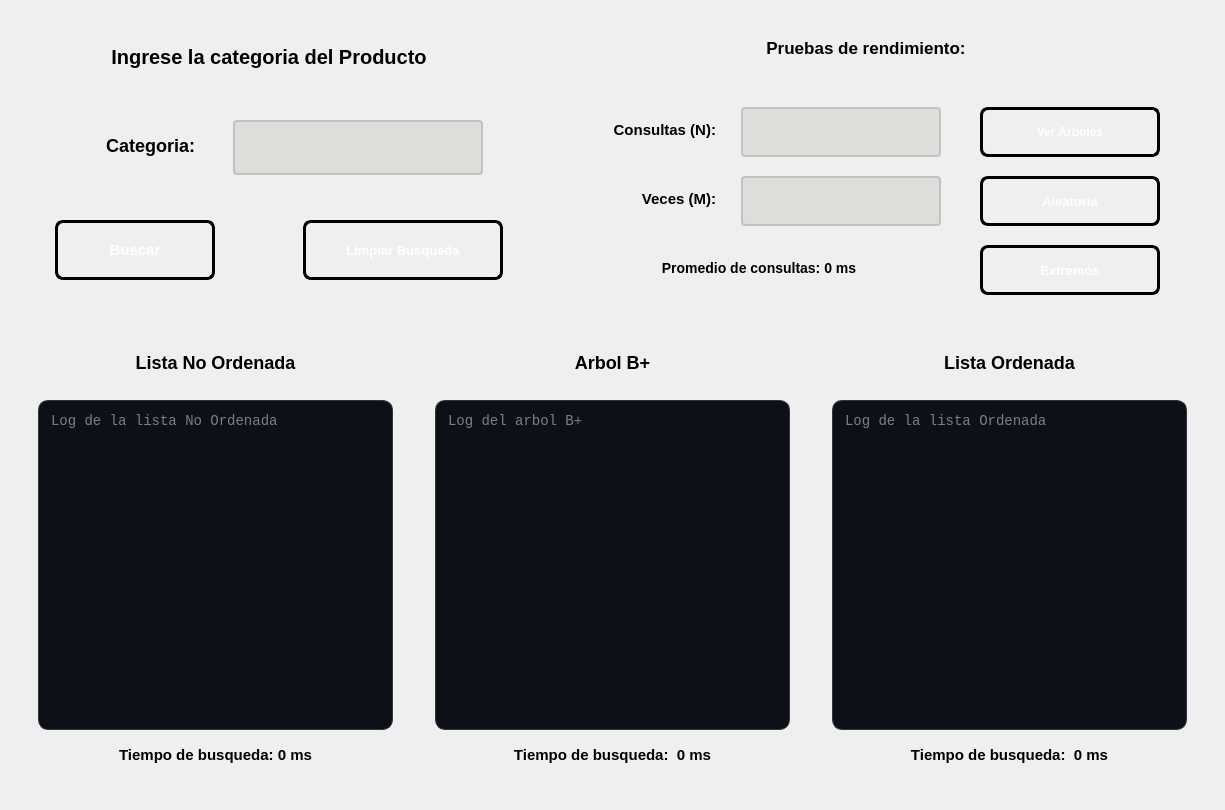
<?xml version="1.0" encoding="UTF-8"?>
<ui version="4.0">
 <class>PantallaBuscarPorCategoria</class>
 <widget class="QWidget" name="PantallaBuscarPorCategoria">
  <property name="geometry">
   <rect>
    <x>0</x>
    <y>0</y>
    <width>1225</width>
    <height>810</height>
   </rect>
  </property>
  <property name="windowTitle">
   <string>Form</string>
  </property>
  <layout class="QVBoxLayout" name="verticalLayout">
   <item>
    <widget class="QWidget" name="widget_3" native="true">
     <property name="minimumSize">
      <size>
       <width>300</width>
       <height>310</height>
      </size>
     </property>
     <property name="maximumSize">
      <size>
       <width>16777215</width>
       <height>300</height>
      </size>
     </property>
     <layout class="QHBoxLayout" name="horizontalLayout">
      <item>
       <widget class="QWidget" name="widget_16" native="true">
        <property name="minimumSize">
         <size>
          <width>520</width>
          <height>200</height>
         </size>
        </property>
        <property name="maximumSize">
         <size>
          <width>520</width>
          <height>16777215</height>
         </size>
        </property>
        <layout class="QVBoxLayout" name="verticalLayout_2">
         <item>
          <widget class="QLabel" name="labelEntrada">
           <property name="minimumSize">
            <size>
             <width>480</width>
             <height>50</height>
            </size>
           </property>
           <property name="maximumSize">
            <size>
             <width>480</width>
             <height>50</height>
            </size>
           </property>
           <property name="styleSheet">
            <string notr="true">QLabel#labelEntrada {        
 
    color: qlineargradient(x1:0, y1:0, x2:1, y2:1, 
	stop:0 rgb(0, 0, 0), 
	stop:1 rgb(77, 5, 57));

  	 font-size: 20px;
    font-weight: bold;
    font-family: &quot;Segoe UI&quot;, Arial;
    
    background: transparent;
    padding: 2px;
    margin-bottom: 5px;
}

</string>
           </property>
           <property name="text">
            <string>Ingrese la categoria del Producto</string>
           </property>
           <property name="alignment">
            <set>Qt::AlignmentFlag::AlignCenter</set>
           </property>
          </widget>
         </item>
         <item>
          <widget class="QWidget" name="widget_4" native="true">
           <layout class="QVBoxLayout" name="verticalLayout_3">
            <item>
             <widget class="QWidget" name="widget_2" native="true">
              <property name="minimumSize">
               <size>
                <width>480</width>
                <height>80</height>
               </size>
              </property>
              <property name="maximumSize">
               <size>
                <width>480</width>
                <height>16777215</height>
               </size>
              </property>
              <layout class="QHBoxLayout" name="horizontalLayout_3">
               <item>
                <widget class="QLabel" name="labelCategoria">
                 <property name="minimumSize">
                  <size>
                   <width>130</width>
                   <height>60</height>
                  </size>
                 </property>
                 <property name="maximumSize">
                  <size>
                   <width>130</width>
                   <height>16777215</height>
                  </size>
                 </property>
                 <property name="styleSheet">
                  <string notr="true">QLabel#labelCategoria {        
 
    color: qlineargradient(x1:0, y1:0, x2:1, y2:1, 
	stop:0 rgb(0, 0, 0), 
	stop:1 rgb(8, 2, 48));

  	 font-size: 18px;
    font-weight: bold;
    font-family: &quot;Segoe UI&quot;, Arial;
    
    background: transparent;
    padding: 2px;
    margin-bottom: 5px;
}

</string>
                 </property>
                 <property name="text">
                  <string>Categoria:</string>
                 </property>
                 <property name="alignment">
                  <set>Qt::AlignmentFlag::AlignRight|Qt::AlignmentFlag::AlignTrailing|Qt::AlignmentFlag::AlignVCenter</set>
                 </property>
                </widget>
               </item>
               <item>
                <widget class="QLineEdit" name="textCategoria">
                 <property name="minimumSize">
                  <size>
                   <width>250</width>
                   <height>55</height>
                  </size>
                 </property>
                 <property name="maximumSize">
                  <size>
                   <width>250</width>
                   <height>16777215</height>
                  </size>
                 </property>
                 <property name="styleSheet">
                  <string notr="true">QLineEdit#textCategoria {
    border: 2px solid #bdc3c7;
    border-radius: 4px;
    padding: 5px 10px;
    background-color: rgb(222, 221, 218);
	font-size: 15px;
    color: black;
    selection-background-color: #3498db;
}

QLineEdit#textCategoria:focus {
    border: 2px solid #3498db;
    background-color: #ffffff;
}

QLineEdit#textCategoria:disabled {
    background-color: rgba(0, 0, 0, 50);
    color: rgba(255, 255, 255, 60);      
    border: 1px dashed rgba(255, 255, 255, 30); 
}</string>
                 </property>
                </widget>
               </item>
              </layout>
             </widget>
            </item>
            <item>
             <widget class="QWidget" name="widget_6" native="true">
              <property name="minimumSize">
               <size>
                <width>260</width>
                <height>80</height>
               </size>
              </property>
              <property name="maximumSize">
               <size>
                <width>500</width>
                <height>300</height>
               </size>
              </property>
              <layout class="QHBoxLayout" name="horizontalLayout_4">
               <item>
                <widget class="QPushButton" name="btnBuscar">
                 <property name="minimumSize">
                  <size>
                   <width>160</width>
                   <height>60</height>
                  </size>
                 </property>
                 <property name="maximumSize">
                  <size>
                   <width>160</width>
                   <height>16777215</height>
                  </size>
                 </property>
                 <property name="styleSheet">
                  <string notr="true">QPushButton#btnBuscar {
    background-color: qlineargradient(spread:pad, x1:0, y1:0, x2:1, y2:1, 
                        stop:0 rgb(50, 143, 42), 
                        stop:1 rgb(255, 163, 72));
    
    border: 3px solid black;
    border-radius: 8px;
    
    color: white;
    font-family: &quot;Arial Black&quot;, Gadget, sans-serif;
    font-size: 15px;
    font-weight: bold;
    text-transform: uppercase;
    
    padding: 10px 25px;
}

QPushButton#btnBuscar:hover {
    background-color: qlineargradient(spread:pad, x1:0, y1:0, x2:1, y2:1, 
                        stop:0 rgb(77, 5, 57), 
                        stop:1 rgb(143, 240, 164));
    border-color: #f1c40f;
}


QPushButton#btnBuscar:pressed {
    background-color: #2c3e50;
    padding-top: 12px;
    padding-left: 27px;
}</string>
                 </property>
                 <property name="text">
                  <string>Buscar</string>
                 </property>
                </widget>
               </item>
               <item>
                <widget class="QWidget" name="widget_12" native="true">
                 <property name="minimumSize">
                  <size>
                   <width>60</width>
                   <height>0</height>
                  </size>
                 </property>
                 <property name="maximumSize">
                  <size>
                   <width>60</width>
                   <height>16777215</height>
                  </size>
                 </property>
                </widget>
               </item>
               <item>
                <widget class="QPushButton" name="btnLimpiar">
                 <property name="minimumSize">
                  <size>
                   <width>200</width>
                   <height>60</height>
                  </size>
                 </property>
                 <property name="maximumSize">
                  <size>
                   <width>200</width>
                   <height>16777215</height>
                  </size>
                 </property>
                 <property name="styleSheet">
                  <string notr="true">QPushButton#btnLimpiar {
    background-color: qlineargradient(spread:pad, x1:0, y1:0, x2:1, y2:1, 
                        stop:0 rgb(198, 70, 0), 
                        stop:1 rgb(192, 97, 203));
    
    border: 3px solid black;
    border-radius: 8px;
    
    color: white;
    font-family: &quot;Arial Black&quot;, Gadget, sans-serif;
    font-size: 13px;
    font-weight: bold;
    text-transform: uppercase;
    
    padding: 10px 25px;
}

QPushButton#btnLimpiar:hover {
    background-color: qlineargradient(spread:pad, x1:0, y1:0, x2:1, y2:1, 
                        stop:0 rgb(77, 5, 57), 
                        stop:1 rgb(143, 240, 164));
    border-color: #f1c40f;
}


QPushButton#btnLimpiar:pressed {
    background-color: #2c3e50;
    padding-top: 12px;
    padding-left: 27px;
}</string>
                 </property>
                 <property name="text">
                  <string>Limpiar Busqueda</string>
                 </property>
                </widget>
               </item>
              </layout>
             </widget>
            </item>
           </layout>
          </widget>
         </item>
        </layout>
       </widget>
      </item>
      <item>
       <widget class="QWidget" name="widget_5" native="true">
        <property name="minimumSize">
         <size>
          <width>500</width>
          <height>230</height>
         </size>
        </property>
        <layout class="QVBoxLayout" name="verticalLayout_4">
         <property name="leftMargin">
          <number>5</number>
         </property>
         <property name="topMargin">
          <number>5</number>
         </property>
         <property name="rightMargin">
          <number>5</number>
         </property>
         <property name="bottomMargin">
          <number>5</number>
         </property>
         <item>
          <widget class="QLabel" name="labelPruebas">
           <property name="minimumSize">
            <size>
             <width>630</width>
             <height>40</height>
            </size>
           </property>
           <property name="maximumSize">
            <size>
             <width>630</width>
             <height>40</height>
            </size>
           </property>
           <property name="styleSheet">
            <string notr="true">QLabel#labelPruebas {        
 
    color: qlineargradient(x1:0, y1:0, x2:1, y2:1, 
	stop:0 rgb(0, 0, 0), 
	stop:1 rgb(77, 5, 57));

  	 font-size: 17px;
    font-weight: bold;
    font-family: &quot;Segoe UI&quot;, Arial;
    
    background: transparent;
    padding: 2px;
    margin-bottom: 5px;
}

</string>
           </property>
           <property name="text">
            <string>Pruebas de rendimiento:</string>
           </property>
           <property name="alignment">
            <set>Qt::AlignmentFlag::AlignCenter</set>
           </property>
          </widget>
         </item>
         <item>
          <widget class="QWidget" name="widget_7" native="true">
           <property name="minimumSize">
            <size>
             <width>500</width>
             <height>250</height>
            </size>
           </property>
           <layout class="QHBoxLayout" name="horizontalLayout_5">
            <item>
             <widget class="QWidget" name="widget_8" native="true">
              <property name="minimumSize">
               <size>
                <width>350</width>
                <height>200</height>
               </size>
              </property>
              <layout class="QVBoxLayout" name="verticalLayout_8">
               <item>
                <layout class="QHBoxLayout" name="horizontalLayout_7">
                 <item>
                  <widget class="QLabel" name="labelConsultas">
                   <property name="minimumSize">
                    <size>
                     <width>140</width>
                     <height>50</height>
                    </size>
                   </property>
                   <property name="maximumSize">
                    <size>
                     <width>140</width>
                     <height>50</height>
                    </size>
                   </property>
                   <property name="styleSheet">
                    <string notr="true">QLabel#labelConsultas {        
 
    color: qlineargradient(x1:0, y1:0, x2:1, y2:1, 
	stop:0 rgb(0, 0, 0), 
	stop:1 rgb(8, 2, 48));

  	 font-size: 15px;
    font-weight: bold;
    font-family: &quot;Segoe UI&quot;, Arial;
    
    background: transparent;
    padding: 2px;
    margin-bottom: 5px;
}

</string>
                   </property>
                   <property name="text">
                    <string>Consultas (N):</string>
                   </property>
                   <property name="alignment">
                    <set>Qt::AlignmentFlag::AlignRight|Qt::AlignmentFlag::AlignTrailing|Qt::AlignmentFlag::AlignVCenter</set>
                   </property>
                  </widget>
                 </item>
                 <item>
                  <widget class="QLineEdit" name="textConsulta">
                   <property name="minimumSize">
                    <size>
                     <width>200</width>
                     <height>50</height>
                    </size>
                   </property>
                   <property name="maximumSize">
                    <size>
                     <width>200</width>
                     <height>50</height>
                    </size>
                   </property>
                   <property name="styleSheet">
                    <string notr="true">QLineEdit#textConsulta {
    border: 2px solid #bdc3c7;
    border-radius: 4px;
    padding: 5px 10px;
    background-color: rgb(222, 221, 218);
	font-size: 15px;
    color: black;
    selection-background-color: #3498db;
}

QLineEdit#textConsulta:focus {
    border: 2px solid #3498db;
    background-color: #ffffff;
}

QLineEdit#textConsulta:disabled {
    background-color: rgba(0, 0, 0, 50);
    color: rgba(255, 255, 255, 60);      
    border: 1px dashed rgba(255, 255, 255, 30); 
}</string>
                   </property>
                  </widget>
                 </item>
                </layout>
               </item>
               <item>
                <layout class="QHBoxLayout" name="horizontalLayout_6">
                 <item>
                  <widget class="QLabel" name="labelVeces">
                   <property name="minimumSize">
                    <size>
                     <width>140</width>
                     <height>50</height>
                    </size>
                   </property>
                   <property name="maximumSize">
                    <size>
                     <width>140</width>
                     <height>50</height>
                    </size>
                   </property>
                   <property name="styleSheet">
                    <string notr="true">QLabel#labelVeces {        
 
    color: qlineargradient(x1:0, y1:0, x2:1, y2:1, 
	stop:0 rgb(0, 0, 0), 
	stop:1 rgb(8, 2, 48));

  	 font-size: 15px;
    font-weight: bold;
    font-family: &quot;Segoe UI&quot;, Arial;
    
    background: transparent;
    padding: 2px;
    margin-bottom: 5px;
}

</string>
                   </property>
                   <property name="text">
                    <string>Veces (M):</string>
                   </property>
                   <property name="alignment">
                    <set>Qt::AlignmentFlag::AlignRight|Qt::AlignmentFlag::AlignTrailing|Qt::AlignmentFlag::AlignVCenter</set>
                   </property>
                  </widget>
                 </item>
                 <item>
                  <widget class="QLineEdit" name="textVeces">
                   <property name="minimumSize">
                    <size>
                     <width>200</width>
                     <height>50</height>
                    </size>
                   </property>
                   <property name="maximumSize">
                    <size>
                     <width>200</width>
                     <height>50</height>
                    </size>
                   </property>
                   <property name="styleSheet">
                    <string notr="true">QLineEdit#textVeces {
    border: 2px solid #bdc3c7;
    border-radius: 4px;
    padding: 5px 10px;
    background-color: rgb(222, 221, 218);
	font-size: 15px;
    color: black;
    selection-background-color: #3498db;
}

QLineEdit#textVeces:focus {
    border: 2px solid #3498db;
    background-color: #ffffff;
}

QLineEdit#textVeces:disabled {
    background-color: rgba(0, 0, 0, 50);
    color: rgba(255, 255, 255, 60);      
    border: 1px dashed rgba(255, 255, 255, 30); 
}</string>
                   </property>
                  </widget>
                 </item>
                </layout>
               </item>
               <item>
                <widget class="QLabel" name="labelPromedio">
                 <property name="minimumSize">
                  <size>
                   <width>380</width>
                   <height>50</height>
                  </size>
                 </property>
                 <property name="maximumSize">
                  <size>
                   <width>380</width>
                   <height>50</height>
                  </size>
                 </property>
                 <property name="styleSheet">
                  <string notr="true">QLabel#labelPromedio {        
 
    color: qlineargradient(x1:0, y1:0, x2:1, y2:1, 
	stop:0 rgb(0, 0, 0), 
	stop:1 rgb(8, 2, 48));

  	 font-size: 14px;
    font-weight: bold;
    font-family: &quot;Segoe UI&quot;, Arial;
    
    background: transparent;
    padding: 2px;
    margin-bottom: 5px;
}

</string>
                 </property>
                 <property name="text">
                  <string>Promedio de consultas: 0 ms</string>
                 </property>
                 <property name="alignment">
                  <set>Qt::AlignmentFlag::AlignCenter</set>
                 </property>
                </widget>
               </item>
              </layout>
             </widget>
            </item>
            <item>
             <widget class="QWidget" name="widget_13" native="true">
              <property name="minimumSize">
               <size>
                <width>220</width>
                <height>200</height>
               </size>
              </property>
              <property name="maximumSize">
               <size>
                <width>180</width>
                <height>16777215</height>
               </size>
              </property>
              <layout class="QVBoxLayout" name="verticalLayout_9">
               <item>
                <widget class="QPushButton" name="btnVerArboles">
                 <property name="minimumSize">
                  <size>
                   <width>180</width>
                   <height>50</height>
                  </size>
                 </property>
                 <property name="maximumSize">
                  <size>
                   <width>180</width>
                   <height>50</height>
                  </size>
                 </property>
                 <property name="styleSheet">
                  <string notr="true">QPushButton#btnVerArboles {
    background-color: qlineargradient(spread:pad, x1:0, y1:0, x2:1, y2:1, 
                        stop:0 rgb(8, 2, 48), 
                        stop:1 rgb(255, 163, 72));
    
    border: 3px solid black;
    border-radius: 8px;
    
    color: white;
    font-family: &quot;Arial Black&quot;, Gadget, sans-serif;
    font-size: 12px;
    font-weight: bold;
    text-transform: uppercase;
    
    padding: 10px 25px;
}

QPushButton#btnVerArboles:hover {
    background-color: qlineargradient(spread:pad, x1:0, y1:0, x2:1, y2:1, 
                        stop:0 rgb(38, 13, 173), 
                        stop:1 rgb(87, 227, 137));
    border-color: #f1c40f;
}


QPushButton#btnVerArboles:pressed {
    background-color: #2c3e50;
    padding-top: 12px;
    padding-left: 27px;
}</string>
                 </property>
                 <property name="text">
                  <string>Ver Arboles</string>
                 </property>
                </widget>
               </item>
               <item>
                <widget class="QPushButton" name="btnAleatorio">
                 <property name="minimumSize">
                  <size>
                   <width>180</width>
                   <height>50</height>
                  </size>
                 </property>
                 <property name="maximumSize">
                  <size>
                   <width>180</width>
                   <height>50</height>
                  </size>
                 </property>
                 <property name="styleSheet">
                  <string notr="true">QPushButton#btnAleatorio {
    background-color: qlineargradient(spread:pad, x1:0, y1:0, x2:1, y2:1, 
                        stop:0 rgb(255, 120, 0), 
                        stop:1 rgb(38, 162, 105));
    
    border: 3px solid black;
    border-radius: 8px;
    
    color: white;
    font-family: &quot;Arial Black&quot;, Gadget, sans-serif;
    font-size: 13px;
    font-weight: bold;
    text-transform: uppercase;
    
    padding: 10px 25px;
}

QPushButton#btnAleatorio:hover {
    background-color: qlineargradient(spread:pad, x1:0, y1:0, x2:1, y2:1, 
                        stop:0 rgb(77, 5, 57), 
                        stop:1 rgb(143, 240, 164));
    border-color: #f1c40f;
}


QPushButton#btnAleatorio:pressed {
    background-color: #2c3e50;
    padding-top: 12px;
    padding-left: 27px;
}</string>
                 </property>
                 <property name="text">
                  <string>Aleatoria</string>
                 </property>
                </widget>
               </item>
               <item>
                <widget class="QPushButton" name="btnExtremos">
                 <property name="minimumSize">
                  <size>
                   <width>180</width>
                   <height>50</height>
                  </size>
                 </property>
                 <property name="maximumSize">
                  <size>
                   <width>180</width>
                   <height>50</height>
                  </size>
                 </property>
                 <property name="styleSheet">
                  <string notr="true">QPushButton#btnExtremos {
    background-color: qlineargradient(spread:pad, x1:0, y1:0, x2:1, y2:1, 
                        stop:0 rgb(255, 120, 0), 
                        stop:1 rgb(77, 5, 57));
    
    border: 3px solid black;
    border-radius: 8px;
    
    color: white;
    font-family: &quot;Arial Black&quot;, Gadget, sans-serif;
    font-size: 13px;
    font-weight: bold;
    text-transform: uppercase;
    
    padding: 10px 25px;
}

QPushButton#btnExtremos:hover {
    background-color: qlineargradient(spread:pad, x1:0, y1:0, x2:1, y2:1, 
                        stop:0 rgb(77, 5, 57), 
                        stop:1 rgb(143, 240, 164));
    border-color: #f1c40f;
}


QPushButton#btnExtremos:pressed {
    background-color: #2c3e50;
    padding-top: 12px;
    padding-left: 27px;
}</string>
                 </property>
                 <property name="text">
                  <string>Extremos</string>
                 </property>
                </widget>
               </item>
              </layout>
             </widget>
            </item>
           </layout>
          </widget>
         </item>
        </layout>
       </widget>
      </item>
     </layout>
    </widget>
   </item>
   <item>
    <widget class="QWidget" name="widget" native="true">
     <property name="minimumSize">
      <size>
       <width>450</width>
       <height>300</height>
      </size>
     </property>
     <property name="maximumSize">
      <size>
       <width>16777215</width>
       <height>4500</height>
      </size>
     </property>
     <property name="styleSheet">
      <string notr="true"/>
     </property>
     <layout class="QHBoxLayout" name="horizontalLayout_2">
      <item>
       <widget class="QWidget" name="textListaOrdenada_2" native="true">
        <property name="minimumSize">
         <size>
          <width>290</width>
          <height>260</height>
         </size>
        </property>
        <layout class="QVBoxLayout" name="verticalLayout_6">
         <item>
          <widget class="QLabel" name="labelListaNoOrdenada">
           <property name="minimumSize">
            <size>
             <width>150</width>
             <height>40</height>
            </size>
           </property>
           <property name="maximumSize">
            <size>
             <width>16777215</width>
             <height>50</height>
            </size>
           </property>
           <property name="styleSheet">
            <string notr="true">QLabel#labelListaNoOrdenada {        
 
    color: qlineargradient(x1:0, y1:0, x2:1, y2:1, 
	stop:0 rgb(0, 0, 0), 
	stop:1 rgb(77, 5, 57));

  	 font-size: 18px;
    font-weight: bold;
    font-family: &quot;Segoe UI&quot;, Arial;
    
    background: transparent;
    padding: 2px;
    margin-bottom: 5px;
}

</string>
           </property>
           <property name="text">
            <string>Lista No Ordenada</string>
           </property>
           <property name="alignment">
            <set>Qt::AlignmentFlag::AlignCenter</set>
           </property>
          </widget>
         </item>
         <item>
          <widget class="QWidget" name="widget_9" native="true">
           <property name="minimumSize">
            <size>
             <width>0</width>
             <height>400</height>
            </size>
           </property>
           <property name="maximumSize">
            <size>
             <width>16777215</width>
             <height>400</height>
            </size>
           </property>
           <layout class="QVBoxLayout" name="verticalLayout_13">
            <item>
             <widget class="QTextEdit" name="textListaNoOrdenada">
              <property name="minimumSize">
               <size>
                <width>150</width>
                <height>330</height>
               </size>
              </property>
              <property name="maximumSize">
               <size>
                <width>16777215</width>
                <height>330</height>
               </size>
              </property>
              <property name="styleSheet">
               <string notr="true">QTextEdit#textListaNoOrdenada{
    background-color: #0D1117;   
    color: #E6EDF3;               
    border: 1px solid #30363D;     
    border-radius: 10px;          
    padding: 8px;
    font-family: Consolas, monospace;
    font-size: 14px;
}</string>
              </property>
              <property name="placeholderText">
               <string>Log de la lista No Ordenada</string>
              </property>
             </widget>
            </item>
            <item>
             <widget class="QLabel" name="labelTiempoNoOrdenada">
              <property name="minimumSize">
               <size>
                <width>250</width>
                <height>50</height>
               </size>
              </property>
              <property name="maximumSize">
               <size>
                <width>16777215</width>
                <height>50</height>
               </size>
              </property>
              <property name="styleSheet">
               <string notr="true">QLabel#labelTiempoNoOrdenada {        
 
    color: qlineargradient(x1:0, y1:0, x2:1, y2:1, 
	stop:0 rgb(0, 0, 0), 
	stop:1 rgb(8, 2, 48));

  	 font-size: 15px;
    font-weight: bold;
    font-family: &quot;Segoe UI&quot;, Arial;
    
    background: transparent;
    padding: 2px;
    margin-bottom: 5px;
}

</string>
              </property>
              <property name="text">
               <string>Tiempo de busqueda: 0 ms</string>
              </property>
              <property name="alignment">
               <set>Qt::AlignmentFlag::AlignCenter</set>
              </property>
             </widget>
            </item>
           </layout>
          </widget>
         </item>
        </layout>
       </widget>
      </item>
      <item>
       <widget class="QWidget" name="widget_content_3" native="true">
        <property name="minimumSize">
         <size>
          <width>290</width>
          <height>260</height>
         </size>
        </property>
        <layout class="QVBoxLayout" name="verticalLayout_5">
         <item>
          <widget class="QLabel" name="labelArbolBMas">
           <property name="minimumSize">
            <size>
             <width>150</width>
             <height>40</height>
            </size>
           </property>
           <property name="maximumSize">
            <size>
             <width>16777215</width>
             <height>50</height>
            </size>
           </property>
           <property name="styleSheet">
            <string notr="true">QLabel#labelArbolBMas {        
 
    color: qlineargradient(x1:0, y1:0, x2:1, y2:1, 
	stop:0 rgb(0, 0, 0), 
	stop:1 rgb(77, 5, 57));

  	 font-size: 18px;
    font-weight: bold;
    font-family: &quot;Segoe UI&quot;, Arial;
    
    background: transparent;
    padding: 2px;
    margin-bottom: 5px;
}

</string>
           </property>
           <property name="text">
            <string>Arbol B+</string>
           </property>
           <property name="alignment">
            <set>Qt::AlignmentFlag::AlignCenter</set>
           </property>
          </widget>
         </item>
         <item>
          <widget class="QWidget" name="widget_10" native="true">
           <property name="minimumSize">
            <size>
             <width>0</width>
             <height>400</height>
            </size>
           </property>
           <property name="maximumSize">
            <size>
             <width>16777215</width>
             <height>400</height>
            </size>
           </property>
           <layout class="QVBoxLayout" name="verticalLayout_14">
            <item>
             <widget class="QTextEdit" name="textArbolBMas">
              <property name="minimumSize">
               <size>
                <width>260</width>
                <height>330</height>
               </size>
              </property>
              <property name="maximumSize">
               <size>
                <width>16777215</width>
                <height>330</height>
               </size>
              </property>
              <property name="styleSheet">
               <string notr="true">QTextEdit#textArbolBMas{
    background-color: #0D1117;   
    color: #E6EDF3;               
    border: 1px solid #30363D;     
    border-radius: 10px;          
    padding: 8px;
    font-family: Consolas, monospace;
    font-size: 14px;
}</string>
              </property>
              <property name="placeholderText">
               <string>Log del arbol B+</string>
              </property>
             </widget>
            </item>
            <item>
             <widget class="QLabel" name="labelTiempoBMas">
              <property name="minimumSize">
               <size>
                <width>250</width>
                <height>50</height>
               </size>
              </property>
              <property name="maximumSize">
               <size>
                <width>16777215</width>
                <height>50</height>
               </size>
              </property>
              <property name="styleSheet">
               <string notr="true">QLabel#labelTiempoBMas{        
 
    color: qlineargradient(x1:0, y1:0, x2:1, y2:1, 
	stop:0 rgb(0, 0, 0), 
	stop:1 rgb(8, 2, 48));

  	 font-size: 15px;
    font-weight: bold;
    font-family: &quot;Segoe UI&quot;, Arial;
    
    background: transparent;
    padding: 2px;
    margin-bottom: 5px;
}

</string>
              </property>
              <property name="text">
               <string>Tiempo de busqueda:  0 ms</string>
              </property>
              <property name="alignment">
               <set>Qt::AlignmentFlag::AlignCenter</set>
              </property>
             </widget>
            </item>
           </layout>
          </widget>
         </item>
        </layout>
       </widget>
      </item>
      <item>
       <widget class="QWidget" name="widget_content_4" native="true">
        <property name="minimumSize">
         <size>
          <width>290</width>
          <height>260</height>
         </size>
        </property>
        <layout class="QVBoxLayout" name="verticalLayout_7">
         <item>
          <widget class="QLabel" name="labelListaOrdenada">
           <property name="minimumSize">
            <size>
             <width>150</width>
             <height>40</height>
            </size>
           </property>
           <property name="maximumSize">
            <size>
             <width>16777215</width>
             <height>50</height>
            </size>
           </property>
           <property name="styleSheet">
            <string notr="true">QLabel#labelListaOrdenada {        
 
    color: qlineargradient(x1:0, y1:0, x2:1, y2:1, 
	stop:0 rgb(0, 0, 0), 
	stop:1 rgb(77, 5, 57));

  	 font-size: 18px;
    font-weight: bold;
    font-family: &quot;Segoe UI&quot;, Arial;
    
    background: transparent;
    padding: 2px;
    margin-bottom: 5px;
}

</string>
           </property>
           <property name="text">
            <string>Lista Ordenada</string>
           </property>
           <property name="alignment">
            <set>Qt::AlignmentFlag::AlignCenter</set>
           </property>
          </widget>
         </item>
         <item>
          <widget class="QWidget" name="widget_11" native="true">
           <property name="minimumSize">
            <size>
             <width>0</width>
             <height>400</height>
            </size>
           </property>
           <property name="maximumSize">
            <size>
             <width>16777215</width>
             <height>400</height>
            </size>
           </property>
           <layout class="QVBoxLayout" name="verticalLayout_15">
            <item>
             <widget class="QTextEdit" name="textListaOrdenada">
              <property name="minimumSize">
               <size>
                <width>260</width>
                <height>330</height>
               </size>
              </property>
              <property name="maximumSize">
               <size>
                <width>16777215</width>
                <height>330</height>
               </size>
              </property>
              <property name="styleSheet">
               <string notr="true">QTextEdit#textListaOrdenada{
    background-color: #0D1117;   
    color: #E6EDF3;               
    border: 1px solid #30363D;     
    border-radius: 10px;          
    padding: 8px;
    font-family: Consolas, monospace;
    font-size: 14px;
}</string>
              </property>
              <property name="placeholderText">
               <string>Log de la lista Ordenada</string>
              </property>
             </widget>
            </item>
            <item>
             <widget class="QLabel" name="labelTiempoOrdenada">
              <property name="minimumSize">
               <size>
                <width>250</width>
                <height>50</height>
               </size>
              </property>
              <property name="maximumSize">
               <size>
                <width>16777215</width>
                <height>50</height>
               </size>
              </property>
              <property name="styleSheet">
               <string notr="true">QLabel#labelTiempoOrdenada {        
 
    color: qlineargradient(x1:0, y1:0, x2:1, y2:1, 
	stop:0 rgb(0, 0, 0), 
	stop:1 rgb(8, 2, 48));

  	 font-size: 15px;
    font-weight: bold;
    font-family: &quot;Segoe UI&quot;, Arial;
    
    background: transparent;
    padding: 2px;
    margin-bottom: 5px;
}

</string>
              </property>
              <property name="text">
               <string>Tiempo de busqueda:  0 ms</string>
              </property>
              <property name="alignment">
               <set>Qt::AlignmentFlag::AlignCenter</set>
              </property>
             </widget>
            </item>
           </layout>
          </widget>
         </item>
        </layout>
       </widget>
      </item>
     </layout>
    </widget>
   </item>
  </layout>
 </widget>
 <resources/>
 <connections/>
</ui>
